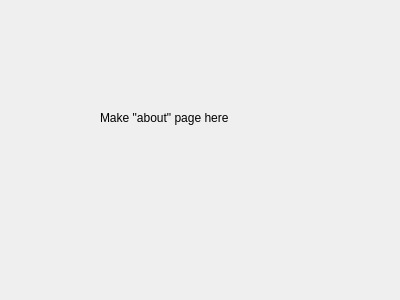
<?xml version="1.0" encoding="UTF-8"?>
<ui version="4.0">
 <class>SecondWindow</class>
 <widget class="QDialog" name="SecondWindow">
  <property name="geometry">
   <rect>
    <x>0</x>
    <y>0</y>
    <width>400</width>
    <height>300</height>
   </rect>
  </property>
  <property name="windowTitle">
   <string>Dialog</string>
  </property>
  <widget class="QLabel" name="label">
   <property name="geometry">
    <rect>
     <x>100</x>
     <y>110</y>
     <width>141</width>
     <height>16</height>
    </rect>
   </property>
   <property name="text">
    <string>Make &quot;about&quot; page here</string>
   </property>
  </widget>
 </widget>
 <resources/>
 <connections/>
</ui>
